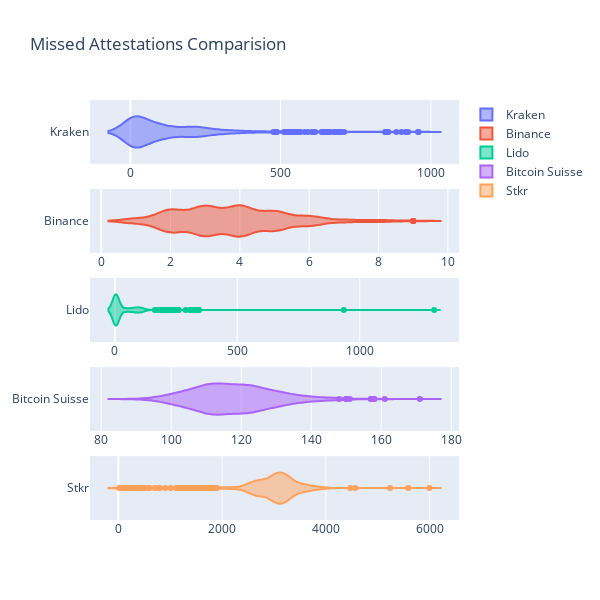

The notebook cell this image was saved under:
### Markdown cell above
### Missed Attestations in the last 285 days

### Code cell
from plotly.subplots import make_subplots
import plotly.graph_objects as go

fig = make_subplots(rows=5, cols=1)

fig.append_trace(go.Violin(
    name = 'Kraken',
    x=kraken_missed,
), row=1, col=1)

fig.append_trace(go.Violin(
    name = 'Binance',
    x=binance_missed,
), row=2, col=1)

fig.append_trace(go.Violin(
    name = 'Lido',
    x=lido_missed,
), row=3, col=1)

fig.append_trace(go.Violin(
    name = 'Bitcoin Suisse',
    x=bitcoin_suisse_missed,
), row=4, col=1)


fig.append_trace(go.Violin(
    name = 'Stkr',
    x=stkr_missed,
), row=5, col=1)


# fig.update_xaxes(range=[35000000, 105000000])

fig.update_layout(height=600, width=600, title_text="Missed Attestations Comparision")
fig.show()

### Figure 1 — Plotly figure (JSON) as saved in the notebook; plotly's stock layout.template omitted (floating-point values rounded to 4 significant figures; data arrays with more than 128 entries replaced by an {"elided": "..."} marker saying what was removed)
{"data": [{"name": "Kraken", "type": "violin", "x": {"elided": "1000 int values"}, "xaxis": "x", "yaxis": "y"}, {"name": "Binance", "type": "violin", "x": {"elided": "1000 int values"}, "xaxis": "x2", "yaxis": "y2"}, {"name": "Lido", "type": "violin", "x": {"elided": "1000 int values"}, "xaxis": "x3", "yaxis": "y3"}, {"name": "Bitcoin Suisse", "type": "violin", "x": {"elided": "1000 int values"}, "xaxis": "x4", "yaxis": "y4"}, {"name": "Stkr", "type": "violin", "x": {"elided": "1000 int values"}, "xaxis": "x5", "yaxis": "y5"}], "layout": {"height": 600, "title": {"text": "Missed Attestations Comparision"}, "width": 600, "xaxis": {"anchor": "y", "autorange": true, "domain": [0, 1], "range": [-134.3, 1093.0], "type": "linear"}, "xaxis2": {"anchor": "y2", "autorange": true, "domain": [0, 1], "range": [-0.3208, 10.32], "type": "linear"}, "xaxis3": {"anchor": "y3", "autorange": true, "domain": [0, 1], "range": [-101.4, 1405.0], "type": "linear"}, "xaxis4": {"anchor": "y4", "autorange": true, "domain": [0, 1], "range": [76.82, 182.2], "type": "linear"}, "xaxis5": {"anchor": "y5", "autorange": true, "domain": [0, 1], "range": [-545.4, 6563.0], "type": "linear"}, "yaxis": {"anchor": "x", "autorange": true, "domain": [0.848, 1], "range": [-0.5, 0.5], "type": "category"}, "yaxis2": {"anchor": "x2", "autorange": true, "domain": [0.636, 0.788], "range": [-0.5, 0.5], "type": "category"}, "yaxis3": {"anchor": "x3", "autorange": true, "domain": [0.424, 0.576], "range": [-0.5, 0.5], "type": "category"}, "yaxis4": {"anchor": "x4", "autorange": true, "domain": [0.212, 0.364], "range": [-0.5, 0.5], "type": "category"}, "yaxis5": {"anchor": "x5", "autorange": true, "domain": [0, 0.152], "range": [-0.5, 0.5], "type": "category"}}}
